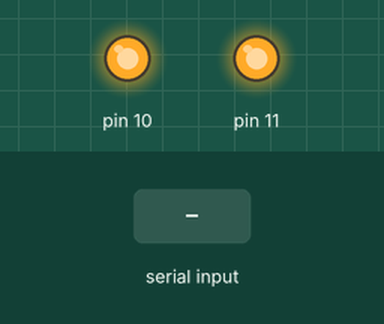
Bench run of a sketch on a simulated Arduino Uno, built with avr-gcc and run on an emulated ATmega328P. On the bench: output pins drawn as LEDs (lit = HIGH). Inputs (shaded band) come from the test bench.

Above: at 1.2 s.
1.3 s: "90,45\n" received over Serial
At 2.0 s:
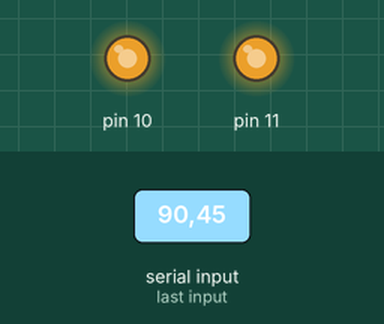
2.8 s: "30,150\n" received over Serial
At 3.2 s:
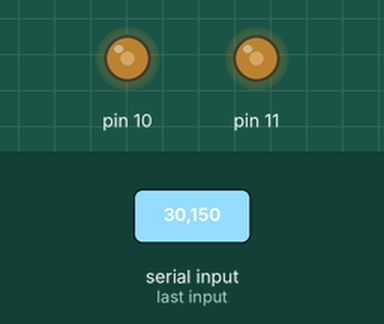
4.3 s: "90\n" received over Serial
At 5.5 s:
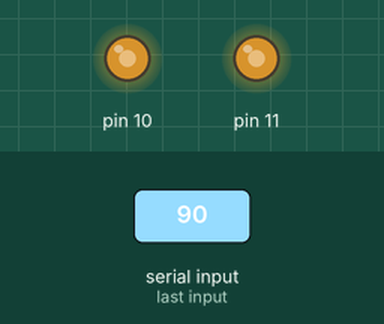
Timing chart, 0 to 7.3 s (numbered marks = the images above; inputs shaded):
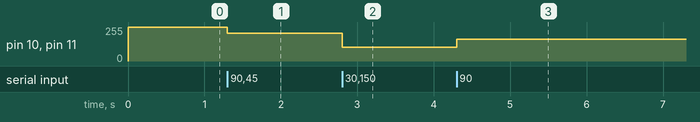

Measured:
- after the input at 1.3 s, pin 10, pin 11: 255/255 → 210/255 at once
- after the input at 2.8 s, pin 10, pin 11: 210/255 → 105/255 at once
- after the input at 4.3 s, pin 10, pin 11: 105/255 → 165/255 at once

The sketch:

led_control.ino
```cpp
/*******************************************************************************
 * led_control.ino - Arduino side LED control for ferret robot
 *
 * Carnegie Mellon University
 * Author: Lawrence Papincak
 *
 *
 ******************************************************************************/

// PWM duty cycle for LED control recieved from serial port
int dutyCycle;

void setup() {
    // Setup serial port
    Serial.begin(115200);
    // Set control pins as outputs
    pinMode(11,OUTPUT);
    pinMode(10,OUTPUT);
    // Initialize the lights as off
    analogWrite(10,255);
    analogWrite(11,255);
}

void loop() {
    // Check if there is serial data
    if( Serial.available() > 0 ) {
        // Pull integer from buffer
        dutyCycle = Serial.parseInt();
        // Clear the serial buffer
        Serial.read();
        Serial.read();
        // Write pwm to pins
        analogWrite(10,255-dutyCycle);
        analogWrite(11,255-dutyCycle);
    }
}
```
